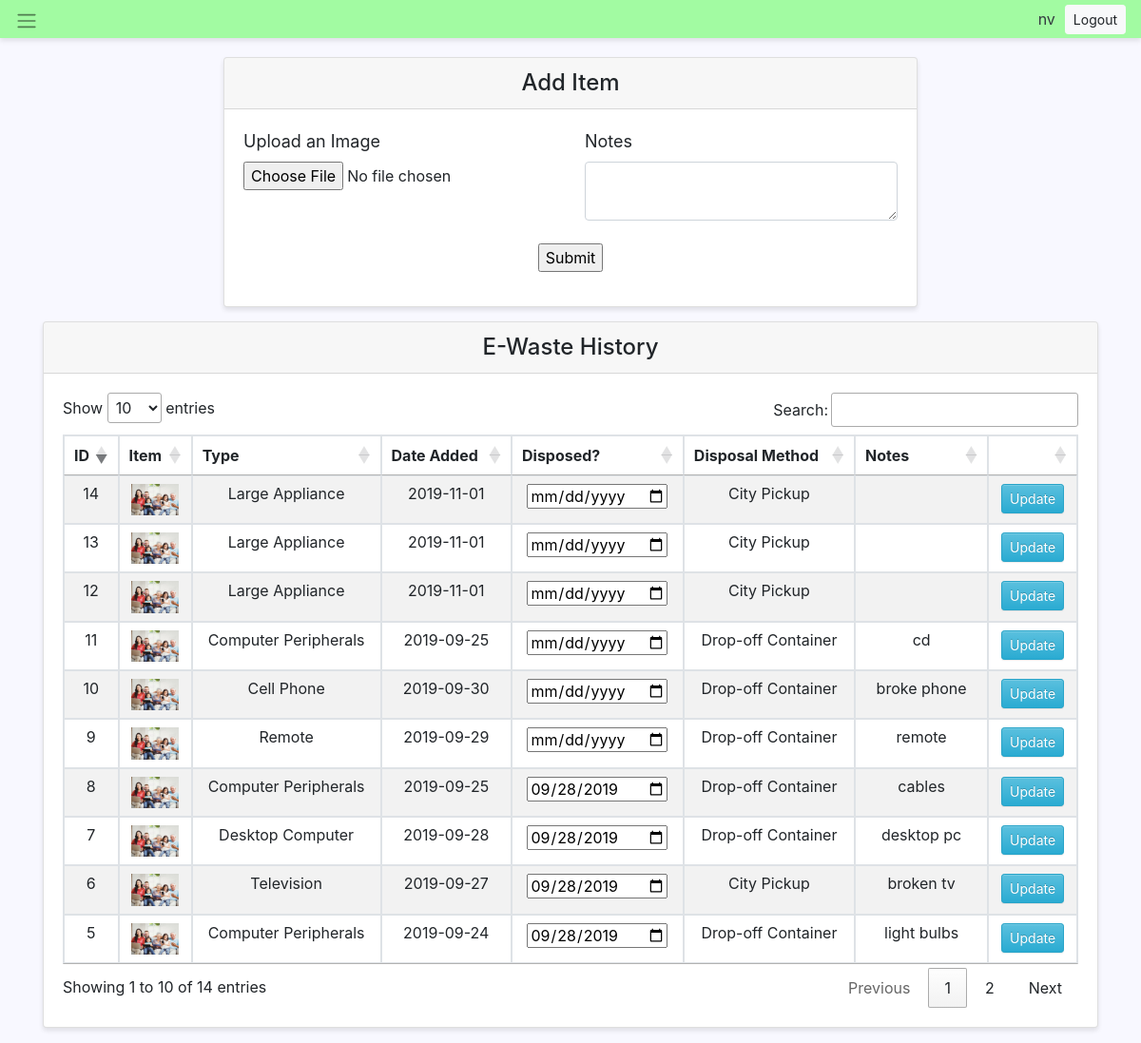
The app's page /classifier (signed in) with its own data.
### tables this page shows
CREATE TABLE Items (
	ID integer PRIMARY KEY AUTOINCREMENT,
	DateAdded date,
	DateDisposed date,
	User integer,
	Type integer,
	Notes string,
    Image string
);

CREATE TABLE ItemTypes (
	ID integer PRIMARY KEY AUTOINCREMENT,
	Category string,
	DisposalType integer
);

CREATE TABLE DisposalTypes (
	ID integer PRIMARY KEY AUTOINCREMENT,
	Type string
);

### aws_web_server/controllers/upload.py (the view, shortened to what this page needs)
@upload.route('/classifier', methods = ['GET', 'POST'])
def classifier():
	if 'userid' not in session:
		return redirect('/login')
	conn = sqlite3.connect("ewaste_data.db")
	cursor = conn.cursor()
	classes = None
	filename = None
	scroll = None
	exec_string = """
	SELECT  i.ID,
			i.Image,
			it.Category,
			DateAdded,
			DateDisposed,
			dt.Type,
			Notes,
			u.FirstName + " " + u.LastName AS User
	FROM Items AS i
	INNER JOIN
		Users AS u ON u.ID = i.User
	INNER JOIN
		ItemTypes AS it ON it.ID = i.Type
	INNER JOIN
		DisposalTypes AS dt ON dt.ID = it.DisposalType
	"""
	items = cursor.execute(exec_string).fetchall()
	return render_template('upload.html',
							items=items,
							classes=classes,
							scroll=scroll,
							filename=filename)

### aws_web_server/templates/upload.html (shortened to what this page needs)
{% extends "base.html" %}
{% block content %}
<div class="container">
	<div class="row">
		<div class="col-2"></div>
		<div class="col-8">
			<div class="card rounded">
				<h4 class="card-header text-center">Add Item</h4>
				<div class="card-body d-flex justify-content-center">
					<form action = "{{ url_for('upload.classifier') }}" method = "POST" enctype = "multipart/form-data">
						<div class="row">
							<div class="col-6">
								<label class="card-label">Upload an Image</label>
								<input type = "file" name = "file" />
							</div>
							<div class="col-6">
								<label class="card-label">Notes</label>
								<textarea class="form-control" id="notes_input" name="notes" maxlength="255"></textarea>
							</div>
						</div>
						<div class="row"><div class="col"><br></div></div>
						<div class="row">
							<div class="col-12 d-flex justify-content-center">
								<input type = "submit"/>
							</div>
						</div>
					</form>
				</div>
			</div>
		</div>
		<div class="col-2"></div>
	</div>
	<div class="row">
		<div class="col-12">
			<div class="card rounded">
				<h4 class="card-header text-center">E-Waste History</h4>
				<div class = "card-body">
					<table id="dataTable" class="table table-bordered table-striped w-100 ">
						<thead>
							<tr>
								<th style="max-width: 20px;">ID</th>
								<th style="max-width: 100px;">Item</th>
								<th>Type</th>
								<th>Date Added</th>
								<th>Disposed?</th>
								<th>Disposal Method</th>
								<th>Notes</th>
								<th></th>
							</tr>
						</thead>
						<tbody>
							{% for item in items %}
								<tr>
									<td>{{item[0]}}</td>
									<td><img style="max-width: 50px; max-height: 100%;" onclick='fullImg("{{item[1]}}")' src="{{item[1]}}"></td>
									<td>{{item[2]}}</td>
									<td>{{item[3]}}</td>
									<td><input type="date" id="{{item[0]}}_dispo_date"{% if item[4] %} value="{{item[4]}}" {% endif %}></input></td>
									<td>{{item[5]}}</td>
									<td>{% if item[6] %} {{item[6]}} {% endif %}</td>
									<td><input type="button" class="btn btn-info btn-sm" onclick='updateItem("{{item[0]}}")' value="Update"/></td>
								</tr>
							{% endfor %}
						</tbody>
					</table>
				</div>
			</div>
		</div>
	</div>
</div>
{% endblock %}

### aws_web_server/templates/base.html (shortened to what this page needs)
<html lang="en">
	<link rel="stylesheet" type="text/css" href="{{ url_for('static', filename='css/bootstrap.min.css') }}">
	<link rel="stylesheet" type="text/css" href="{{ url_for('static', filename='css/bootstrap-theme.min.css') }}">
	<link rel="stylesheet" type="text/css" href="{{ url_for('static', filename='css/site.css') }}">
	<link rel="stylesheet" type="text/css" href="//cdn.datatables.net/1.10.19/css/jquery.dataTables.min.css">
	<head>
	</head>
	<body>
		<nav class="navbar header-top fixed-top navbar-expand-lg navbar-light" style="background-color: rgba(152, 251, 152,0.9);">
		<span class="navbar-toggler-icon leftmenutrigger"></span>
		<a class="text-dark text-right" href="#"><span style="padding-right: 10px;">{{session['name']}}<span></a>
		{% if session['userid'] %}
			<button class="btn btn-sm text-center btn-light" onclick="logout();" id="logout_button">Logout</button>
		{% else %}
			<button class="btn btn-sm text-center btn-light" onclick="location.href = '{{url_for('admin.login')}}';" id="login_link">Login Page</button>
		{% endif %}
		</nav>
		 <div class="center">
			{% block content %}
			{% endblock %}
		</div>
	</body>
</html>

### aws_web_server/static/css/site.css (style rules this page uses)
body { padding-top: 60px; height: 100%; background-color: #f8f8ff; background-position: center; background-repeat: no-repeat; background-attachment: fixed; background-size: cover; }
html { height: 100%; overflow-y: scroll!important; }
.card { margin-bottom: 15px; border-radius:0; box-shadow: 0 3px 5px rgba(0,0,0,.1); }
.header-top { box-shadow: 0 3px 5px rgba(0,0,0,.1) }
.leftmenutrigger { display: none }
@media (min-width:992px) { .leftmenutrigger { display: block; display: block; margin: 7px 20px 4px 0; cursor: pointer; } }
.navbar { max-height: 40px; }
.card-label { font-size: 18px; }
.table th { text-align: center; }
.table td { text-align: center; display:table-cell; white-space: nowrap; overflow:hidden; text-overflow: ellipsis; }

### records on screen
Items: ID "5", Image (picture), Category "Computer Peripherals", DateAdded "2019-09-24", DateDisposed "09/28/2019", Type "Drop-off Container", Notes "light bulbs"
Items: ID "6", Image (picture), Category "Television", DateAdded "2019-09-27", DateDisposed "09/28/2019", Type "City Pickup", Notes "broken tv"
Items: ID "7", Image (picture), Category "Desktop Computer", DateAdded "2019-09-28", DateDisposed "09/28/2019", Type "Drop-off Container", Notes "desktop pc"
Items: ID "8", Image (picture), Category "Computer Peripherals", DateAdded "2019-09-25", DateDisposed "09/28/2019", Type "Drop-off Container", Notes "cables"
Items: ID "9", Image (picture), Category "Remote", DateAdded "2019-09-29", Type "Drop-off Container", Notes "remote"
Items: ID "10", Image (picture), Category "Cell Phone", DateAdded "2019-09-30", Type "Drop-off Container", Notes "broke phone"
Items: ID "11", Image (picture), Category "Computer Peripherals", DateAdded "2019-09-25", Type "Drop-off Container", Notes "cd"
Items: ID "12", Image (picture), Category "Large Appliance", DateAdded "2019-11-01", Type "City Pickup"
Items: ID "13", Image (picture), Category "Large Appliance", DateAdded "2019-11-01", Type "City Pickup"
Items: ID "14", Image (picture), Category "Large Appliance", DateAdded "2019-11-01", Type "City Pickup"

### other values on screen
{{ session['name'] }} "nv"
